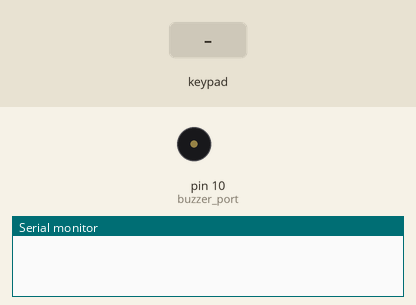
Recording of a sketch running on a simulated Arduino Uno, built with avr-gcc and run on an emulated ATmega328P. Parts: buzzer (waves = sounding), the last lines printed to the serial monitor. Inputs (shaded band) come from the test bench.

Above: at 1.2 s.
1.3 s: keypad keys 9 8 7 6 pressed 0.4 s apart
At 2.0 s:
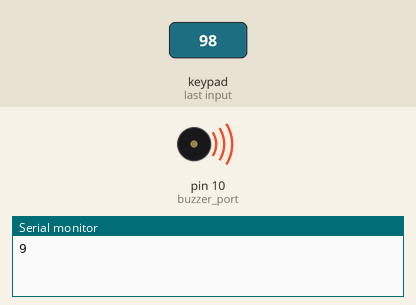
5.9 s: key 'A' pressed
8.9 s: key '1' pressed
10.8 s: key '2' pressed
Timing chart, 0 to 15.9 s (numbered marks = the images above; inputs shaded):
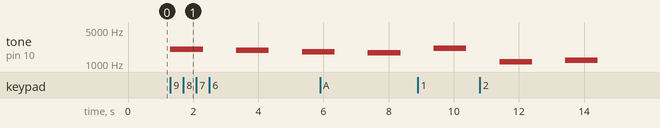

The sketch:

Emitter.ino
```cpp
// Name: Giulia Piombo
// Date: June, 2021
// Subject: Emit a differnet sound for a different key

#include <Keypad.h>

// keypad values
const byte ROWS = 4; //four rows
const byte COLS = 4; //four columns
char keys[ROWS][COLS] = {
  {'1','2','3','A'},
  {'4','5','6','B'},
  {'7','8','9','C'},
  {'*','0','#','D'}
};

byte rowPins[ROWS] = {9, 8, 7, 6}; //connect to the row pinouts of the keypad
byte colPins[COLS] = {5, 4, 3, 2}; //connect to the column pinouts of the keypad

// frequencies values for each different key
const int frequencies[] = {1000, 1100, 1200, 1300, 1400, 1600, 1700, 1800, 1900, 2000, 2100, 2200, 2300, 2400, 2500, 2600, 2700};

// maping the keys
Keypad keypad = Keypad( makeKeymap(keys), rowPins, colPins, ROWS, COLS );

const int buzzer_port = 10;
int incomingByte = 0;

void setup() {

  Serial.begin(9600); // opens serial port, sets data rate to 9600 bps
  pinMode(buzzer_port, OUTPUT); // Set buzzer - pin 10 as an output
}

void loop() {

    // reading the pressed key
    char key = keypad.getKey();

    // displaying a different frequency for each key
    if (key) {
      Serial.print(key);
      if (key == 'A') {
        tone(buzzer_port, frequencies[10]);
        delay(1000);        // ...for 1 sec
      } else if (key == 'B') {
        tone(buzzer_port, frequencies[11]);
        delay(1000);        // ...for 1 sec
      } else if (key == 'C') {
        tone(buzzer_port, frequencies[12]);
        delay(1000);        // ...for 1 sec
      } else if (key == 'D') {
        tone(buzzer_port, frequencies[13]);
        delay(1000);        // ...for 1 sec
      } else if (key == '*') {
        tone(buzzer_port, frequencies[14]);
        delay(1000);        // ...for 1 sec
      } else if (key == '#') {
        tone(buzzer_port, frequencies[15]);
        delay(1000);        // ...for 1 sec
      } else if (key == '0') {
        tone(buzzer_port, frequencies[0]);
        delay(1000);        // ...for 1 sec
      } else if (key == '1') {
        tone(buzzer_port, frequencies[1]);
        delay(1000);        // ...for 1 sec
      } else if (key == '2') {
        tone(buzzer_port, frequencies[2]);
        delay(1000);        // ...for 1 sec
      } else if (key == '3') {
        tone(buzzer_port, frequencies[3]);
        delay(1000);        // ...for 1 sec
      } else if (key == '4') {
        tone(buzzer_port, frequencies[4]);
        delay(1000);        // ...for 1 sec
      } else if (key == '5') {
        tone(buzzer_port, frequencies[5]);
        delay(1000);        // ...for 1 sec
      } else if (key == '6') {
        tone(buzzer_port, frequencies[6]);
        delay(1000);        // ...for 1 sec
      } else if (key == '7') {
        tone(buzzer_port, frequencies[7]);
        delay(1000);        // ...for 1 sec
      } else if (key == '8') {
        tone(buzzer_port, frequencies[8]);
        delay(1000);        // ...for 1 sec
      } else if (key == '9') {
        tone(buzzer_port, frequencies[9]);
        delay(1000);        // ...for 1 sec
      }
      noTone(buzzer_port);     // Stop sound...
      delay(1000);        // ...for 1sec
    }
}
```

Measured:
- after the input at 1.3 s, tone on pin 10 (buzzer_port): plays 2000 Hz for 1.0 s, 1900 Hz for 1.0 s, 1800 Hz for 0.56 s, starting at once
